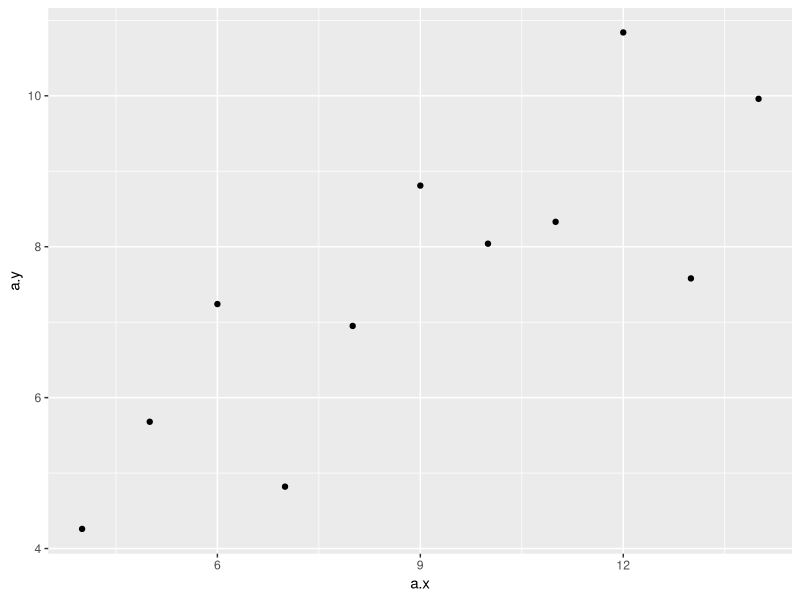
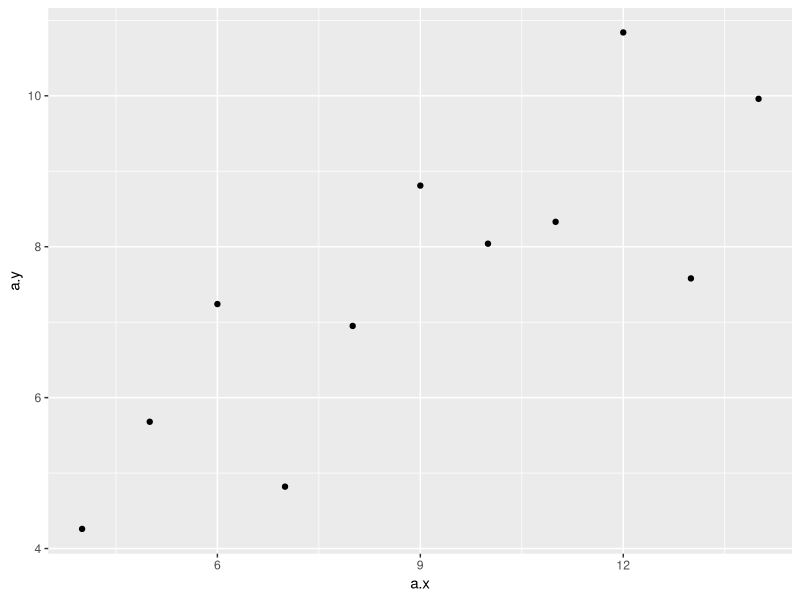

Write R code to recreate these figures, in order.
## ---- chunk 1
library(dplyr)
tabla_viz <- tibble(a.x = c(10, 8, 13, 9, 11, 14, 6, 4, 12, 7, 5),
                    a.y = c(8.04,6.95,7.58,8.81,8.33,9.96,7.24,4.26,10.84,4.82,5.68),
                    b.x = c(10, 8, 13, 9, 11, 14, 6, 4, 12, 7, 5),
                    b.y = c(9.14, 8.14, 8.74, 8.77, 9.26,8.10, 6.13, 3.10, 9.13, 7.26, 4.74),
                    c.x = c(10, 8, 13, 9, 11, 14, 6, 4, 12, 7, 5),
                    c.y = c(7.46, 6.77, 12.74, 7.11, 7.81, 8.84, 6.08, 5.39, 8.15, 6.42, 5.73),
                    d.x = c(8,8,8,8,8,8,8,19,8,8,8),
                    d.y = c(6.58,5.76,7.71,8.84,8.47,7.04,5.25,12.5, 5.56,7.91,6.89))
                    
knitr::kable(tabla_viz)
## ---- chunk 2
library(ggplot2)
ggplot(tabla_viz, aes(a.x, a.y)) +
  geom_point()
## ---- chunk 3
library(dplyr)
tabla_viz <- tibble(a.x = c(10, 8, 13, 9, 11, 14, 6, 4, 12, 7, 5),
                    a.y = c(8.04,6.95,7.58,8.81,8.33,9.96,7.24,4.26,10.84,4.82,5.68),
                    b.x = c(10, 8, 13, 9, 11, 14, 6, 4, 12, 7, 5),
                    b.y = c(9.14, 8.14, 8.74, 8.77, 9.26,8.10, 6.13, 3.10, 9.13, 7.26, 4.74),
                    c.x = c(10, 8, 13, 9, 11, 14, 6, 4, 12, 7, 5),
                    c.y = c(7.46, 6.77, 12.74, 7.11, 7.81, 8.84, 6.08, 5.39, 8.15, 6.42, 5.73),
                    d.x = c(8,8,8,8,8,8,8,19,8,8,8),
                    d.y = c(6.58,5.76,7.71,8.84,8.47,7.04,5.25,12.5, 5.56,7.91,6.89))
                    

knitr::kable(tabla_viz)
## ---- chunk 4
ggplot(tabla_viz, aes(a.x, a.y)) +
  geom_point()
